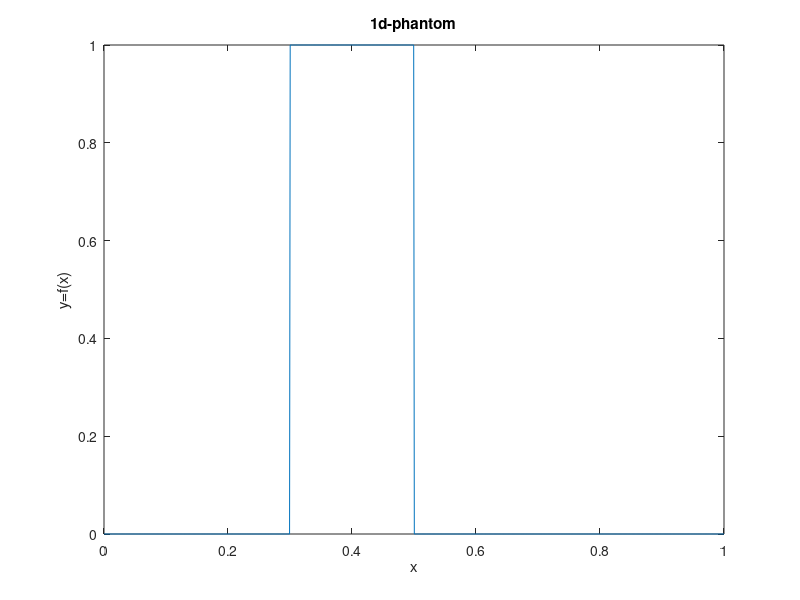
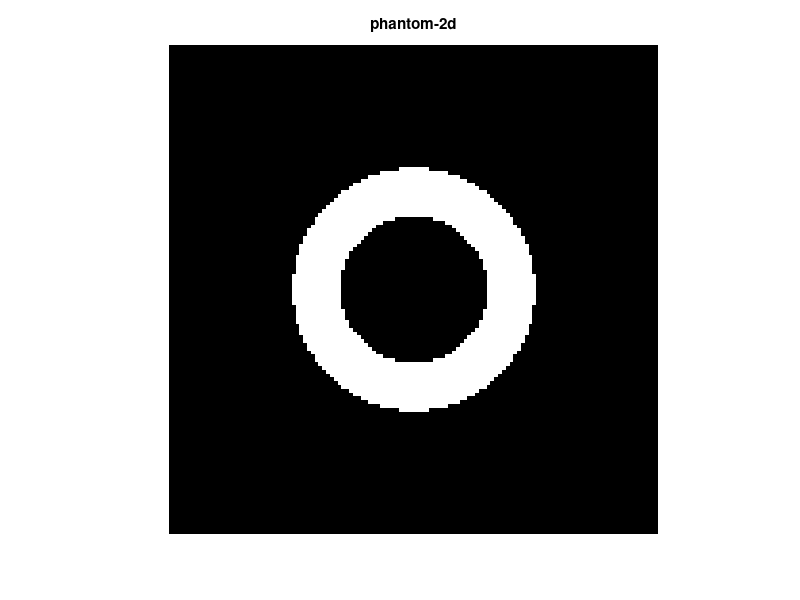

These figures' MATLAB source, in order: (Note: this script raises an error after producing the figures.)
% phantom design by Zajtsev Rodion zajtsev.rv@phystech.edu
% original code is due to Sabinin Grigory gvsabinin@gmail.com
% code has been refactored/rewrittnen by Fedor Goncharov fedor.goncharov.ol@gmail.com


% generate 'ring' phantom
% ------------------------------------------------------------------------------

amplitude = 1.0;
r1 = 0.3;
r2 = 0.5
r3 = -0.50;
r4 = -0.65;
r5 = -0.8
rend = -0.9;
phantom_func = @(x) amplitude*(x > r1 && x <= r2) ...
  + 1.5*(x > r3 && x <= r4) ...
  + amplitude*(x > r5 && x <= rend);

visualize_phantom1d = true;
if visualize_phantom1d
  figure("position", [0 0 512 512]);
  x = linspace(0, 1., 1000);
  y = arrayfun(phantom_func, x);
  plot(x,y)
  title("1d-phantom");
  xlabel ("x");
  ylabel ("y=f(x)");
endif% set main parameter 'c' for PSWFs

visualize_phantom2d = true;
if visualize_phantom2d
  figure;
  [XX,YY] = meshgrid(linspace(-1,1, 128), linspace(-1,1,128));
  RR = sqrt(XX.^2 + YY.^2);
  phantom_2d = arrayfun(@(r) phantom_func(r), RR);
  imshow(phantom_2d, [min(min(phantom_2d)), max(max(phantom_2d))]);
  title("phantom-2d");
endif
% ------------------------------------------------------------------------------



% general settings
% ------------------------------------------------------------------------------

rsupp = 1.0; % support in [0, sigma] in the paper
bdwdth_full = 50;   % maximal measured bandwidth
bdwdth_restr = 20; % its restriction
bdwdth_nsize = 128; % 2048
bdwdth_grid = linspace(0, bdwdth_restr, bdwdth_nsize);
c = rsupp*bdwdth_restr;

% ------------------------------------------------------------------------------


% 2D Hankel data generation
% ------------------------------------------------------------------------------
% set order of Hankel transform and generate data
order_integer = 1;
data_integer = arrayfun(@(t) HankelIntegralTransformF(phantom_func, order_integer, t, 0.0, rsupp), ...
  bdwdth_grid);


% check : plot hankel transforms
figure()
plot(bdwdth_grid, data_integer, sprintf(";Hankel transform for %2.2f;", order_integer));
legend("show");
xlabel("t");

% 2D reconstructions
% ------------------------------------------------------------------------------
% naive reconstruction via forward Hankel transform (it works for growing c)
[recon_naive, recon_naive_grid] = reconFromHankelNaive(data_integer, bdwdth_grid, c, order_integer, 256, do_plotting = true, 128);

% reconstruction using PSWFs
[recon_npswf, recon_npswf_grid] = reconFromHankelPSWF2D(hankel_data=data_integer, ...
                                                         hankel_grid=bdwdth_grid, ...
                                                         c=c, ...
                                                         order=uint8(order_integer),
                                                         npswf=uint8(16), ...
                                                         phi_grid_size=384,
                                                         recon_grid_size=256,
                                                         interp_method = "linear", ...
                                                         rpadd = 1.3,
                                                         verbose_level = 1, ...
                                                         do_plotting = true, ...
                                                         plot2d_size = 64
                                                        );
% ------------------------------------------------------------------------------



% 3D Hankel data generation
% ------------------------------------------------------------------------------
verbose_level = 2;
do_plotting = true;

order_hfinteger = 0.5; % set order for half-integer transform
data_hfinteger = arrayfun(@(t) HankelIntegralTransformF(phantom_func, order_hfinteger, t, 0.0, rsupp), ...
  bdwdth_grid);
% ------------------------------------------------------------------------------

% 3D reconstructions
% ------------------------------------------------------------------------------
[recon_naive, recon_naive_grid] = reconFromHankelNaive(data_hfinteger, bdwdth_grid, c, order_hfinteger, 256, do_plotting = true, 128);


n = order_hfinteger - 0.5;
phi_grid_size = 128;
theta_grid_size = 128;
npswf = 14;
recon_grid_size = 128;
[recon, recon_grid] = reconFromHankelPSWF3D(data_hfinteger, ...
                                            bdwdth_grid, ...
                                            c, ...
                                            uint8(n),
                                            uint8(npswf), ...
                                            theta_grid_size,
                                            phi_grid_size,
                                            recon_grid_size,
                                            interp_method = "linear", ...
                                            rpadd = 0.5,
                                            verbose_level = 0, ...
                                            do_plotting = false, ...
                                            plot2d_size = 128
                                           );

figure, plot(recon_grid, recon, ";PSWF reconstruction;");
hold on;
plot(recon_grid, arrayfun(phantom_func, recon_grid), ";phantom;");
hold on;
plot(recon_grid, recon_naive, ";zero extension reconstruction;");
legend("show");
title(sprintf("3D npswf reconstruction c=%2.2f, order=%2.2f, npswf=%d", c, order_hfinteger, npswf));

% ------------------------------------------------------------------------------

